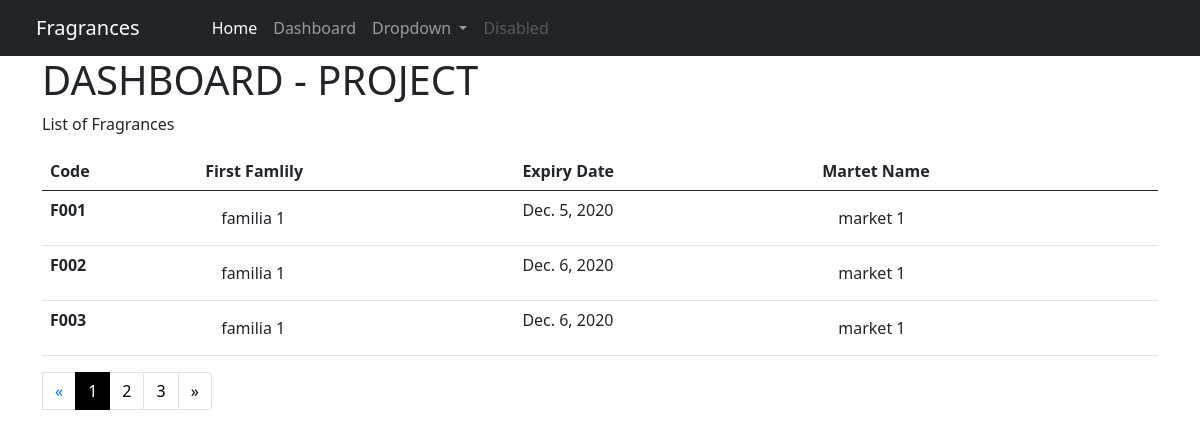
Before: /dashboard/ with the older database file.
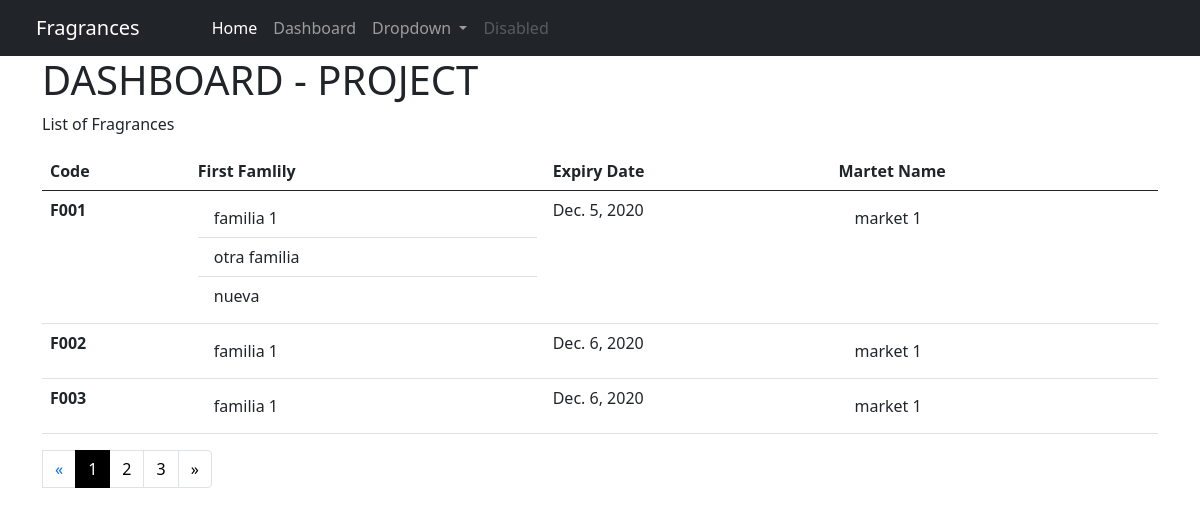
After: the same page with the newer database file.
### fragrances/models.py (models this page shows, shortened)
class FragrancesModel(models.Model):
    fragrance_code = models.CharField(max_length=20, verbose_name="fragrance code")
    essential_club = models.BooleanField(verbose_name="essential club")
    vigente = models.BooleanField(verbose_name="vigente")
    application = models.ManyToManyField(ApplicationModel, verbose_name="application")  # Relation Many to Many (it is like a TAG)
    commercial_name = models.CharField(max_length=20, verbose_name="commercial name")
    box = models.IntegerField(verbose_name="box")
    cost_kilo_us = models.FloatField(verbose_name="cost kilo")
    selling_price_aud = models.FloatField(verbose_name="selling price")
    first_family = models.ManyToManyField(FirstFamilyModel, verbose_name="first")  # Relation Many to Many (it is like a TAG)
    second_family = models.ManyToManyField(SecondFamilyModel, verbose_name="second family")  # Relation Many to Many (it is like a TAG)
    third_family = models.ManyToManyField(ThirdFamilyModel, verbose_name="third family")  # Relation Many to Many (it is like a TAG)
    market_type = models.ManyToManyField(MarketTypeModel, verbose_name="market type")  # Relation Many to Many (it is like a TAG)
    nota_salida = models.ManyToManyField(NotaSalidaModel, verbose_name="nota salida")  # Relation Many to Many (it is like a TAG)
    nota_cuerpo = models.ManyToManyField(NotaCuerpoModel, verbose_name="nota cuerpo")  # Relation Many to Many (it is like a TAG)
    nota_fondo = models.ManyToManyField(NotaFondoModel, verbose_name="nota fondo")  # Relation Many to Many (it is like a TAG)
    expiry_date = models.DateField(verbose_name="expiry date")
    sample_size = models.FloatField(verbose_name="sample size")
    technology = models.ManyToManyField(TechnologyModel, verbose_name="technology")  # Relation Many to Many (it is like a TAG)
    collection_prom = models.ManyToManyField(CollectionModel, verbose_name="collection")  # Relation Many to Many (it is like a TAG)
    shortlisted = models.BooleanField(verbose_name="shortlisted")
    won_selling = models.BooleanField(verbose_name="won selling")
    natural_extracts = models.ManyToManyField(NaturalExtractsModel, verbose_name="natural extracts")  # Relation Many to Many (it is like a TAG)
    allergen = models.FloatField(verbose_name="allergen")
    natural_percentage = models.BooleanField(verbose_name="natural percentage")
    natural_derived = models.BooleanField(verbose_name="natural derived")
    ecocert = models.BooleanField(verbose_name="ecocert")
    bio_degradable = models.BooleanField(verbose_name="bio degradable")
    dangerous_good = models.BooleanField(verbose_name="dangerous good")
    ai = models.BooleanField(verbose_name="ai")

class FirstFamilyModel(models.Model):
    first_family = models.CharField(max_length=20)
    def __str__(self):
        return self.first_family

class MarketTypeModel(models.Model):
    market_type = models.CharField(max_length=20)
    def __str__(self):
        return self.market_type

### fragrances/views.py (the view)
# urls.py: path('dashboard/', FragrancesList.as_view(), name='dashboard'),
class FragrancesList(ListView):
    model = FragrancesModel
    template_name = 'dashboard.html'
    context_object_name = 'fragrance_list'  # esta categoria renombra objetc_list por un nombre mas legible
    paginate_by = 3

### fragrances/templates/dashboard.html
{% extends 'base.html' %}
{% block content %}
    <div class="container">
        <h1>DASHBOARD - PROJECT</h1>
        <p>List of Fragrances</p>
        <table class="table table-hover">
            <thead>
            <tr>
                <th scope="col">Code</th>
                <th scope="col">First Famlily</th>
                <th scope="col">Expiry Date</th>
                <th scope="col">Martet Name</th>
            </tr>
            </thead>
            <tbody>
            {% for f in fragrance_list %}
                <tr>
                    <th scope="row">{{ f.fragrance_code }}</th>
                    <td>
                        <ul class="list-group list-group-flush">
                            {% for ff in f.first_family.all %}
                                <li class="list-group-item">{{ ff }} </li>
                            {% endfor %}
                        </ul>
                    </td>
                    <td>{{ f.expiry_date }}</td>
                    <td>
                        <ul class="list-group list-group-flush">
                            {% for mt in f.market_type.all %}
                                <li class="list-group-item">{{ mt }} </li>
                            {% endfor %}
                        </ul>
                    </td>
                </tr>
            {% endfor %}
            </tbody>
        </table>
        {% if page_obj.has_other_pages %}
            <ul class="pagination">
                {% if page_obj.has_previous %}
                    <li class="page-item "><a class="page-link"
                                              href="?page={{ page_obj.previous_page_number }}">&laquo;</a>
                    </li>
                {% else %}
                    <li class="disabled"><span class="page-link">&laquo;</span></li>
                {% endif %}
                {% for i in page_obj.paginator.page_range %}
                    {% if page_obj.number == i %}
                        <li class="page-item active"><span class="page-link">{{ i }} </span></li>
                    {% else %}
                        <li class="page-item"><a class="page-link" href="?page={{ i }}">{{ i }}</a></li>
                    {% endif %}
                {% endfor %}
                {% if page_obj.has_next %}
                    <li class="page-item"><a class="page-link"
                                             href="?page={{ page_obj.next_page_number }}">&raquo;</a></li>
                {% else %}
                    <li class="disabled"><span class="page-link">&raquo;</span></li>
                {% endif %}
            </ul>
        {% endif %}
    </div>
{% endblock content %}

Changed rows visible on the page:
added FirstFamilyModel: first_family "otra familia", shown under FragrancesModel "Dec. 5, 2020"
added FirstFamilyModel: first_family "nueva", shown under FragrancesModel "Dec. 5, 2020"
